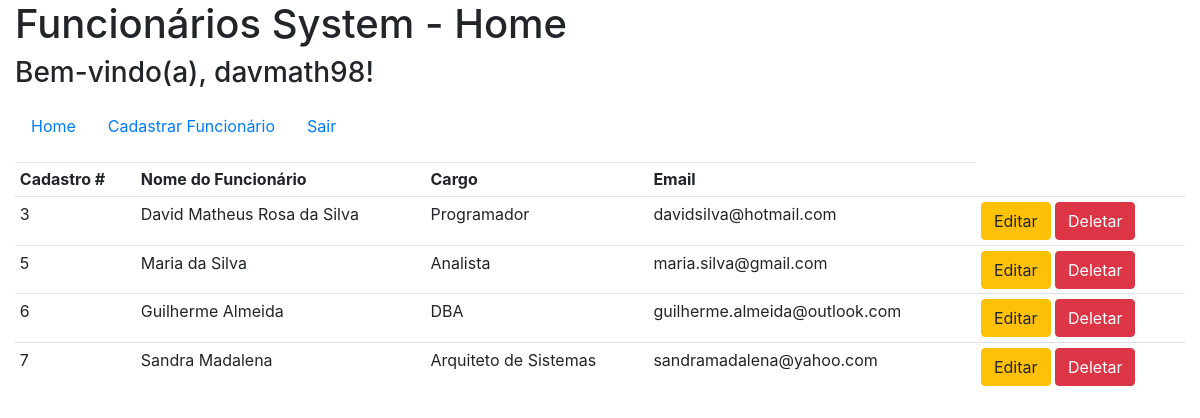
Screenshot of /index.php (signed in) with the database file from the repository.
### tables this page shows
CREATE TABLE `funcionarios_tb` (
  `id_funcionario` int(11) NOT NULL,
  `nome` varchar(200) NOT NULL,
  `cargo` varchar(200) NOT NULL,
  `email` varchar(200) NOT NULL
);

### DAO.php (the view, shortened to what this page needs)
<?php
include_once 'conn.php';
function select_funcionarios()
{
	global $conn;
	$sql = "SELECT * FROM funcionarios_tb";
	$result = mysqli_query($conn, $sql);
	if (mysqli_affected_rows($conn) > 0)
	{
		$info = '';
		$info .= '<table class="table table-hover table-sm">';
		$info .= 	'<tr>';
		$info .= 		'<th>Cadastro #</th>';
		$info .= 		'<th>Nome do Funcionário</th>';
		$info .= 		'<th>Cargo</th>';
		$info .= 		'<th>Email</th>';
		$info .= 	'</tr>';
		while ($funcionario = mysqli_fetch_assoc($result))
		{
			$info .= '<tr>';
			foreach ($funcionario as $key => $value)
			{
				if ($key == 'id_funcionario')
				{
					$id_funcionario = $value;
				}
				$info .= "<td>". $value . "</td>";
			}
			$info .= '<td>';
			$info .= 	'<a href="editar.php?id_funcionario='.$id_funcionario.'" class="btn btn-warning">Editar</a>  ';
			$info .= 	'<a href="deletar.php?id_funcionario='.$id_funcionario.'" class="btn btn-danger" onclick="return confirm(\'Tem certeza que deseja excluir este funcionário?\')">Deletar</a>' ;
			$info .= '</td>';
			$info .= '</tr>';
		}
		$info .= '</table>';
		return $info;
	}
	else
	{
		return '<h3>Não há funcionários cadastrados</h3>';
	}
}
?>

### index.php (shortened to what this page needs)
<!DOCTYPE html>
<html lang="pt-br">
<head>
	<link rel="stylesheet" href="https://cdn.jsdelivr.net/npm/bootstrap@4.5.3/dist/css/bootstrap.min.css">
</head>
<body class="container-fluid">
	<h1>Funcionários System - Home</h1>
	<h3>Bem-vindo(a), <?php echo $_SESSION['username'];?>!</h3>
	<p><?php include_once 'menu.php'; ?></p>
	<?php
	include_once 'func.php';
	exibir_funcionarios();
	?>
</body>
</html>

### menu.php
<nav>
	<ul class="nav">
		<li class="nav-item"><a href="index.php" class="nav-link">Home</a></li>
		<li class="nav-item"><a href="cadastrar.php" class="nav-link">Cadastrar Funcionário</a></li>
		<li class="nav-item"><a href="logout.php" class="nav-link">Sair</a></li>
	</ul>
</nav>

### func.php (shortened to what this page needs)
<?php
include_once 'DAO.php';
function exibir_funcionarios()
{
	echo select_funcionarios();
}
?>

### rows the page displays
funcionarios_tb: id_funcionario "3", nome "David Matheus Rosa da Silva", cargo "Programador", email "davidsilva@hotmail.com"
funcionarios_tb: id_funcionario "5", nome "Maria da Silva", cargo "Analista", email "maria.silva@gmail.com"
funcionarios_tb: id_funcionario "6", nome "Guilherme Almeida", cargo "DBA", email "guilherme.almeida@outlook.com"
funcionarios_tb: id_funcionario "7", nome "Sandra Madalena", cargo "Arquiteto de Sistemas", email "sandramadalena@yahoo.com"

### other values shown
$_SESSION['username'] "davmath98"
